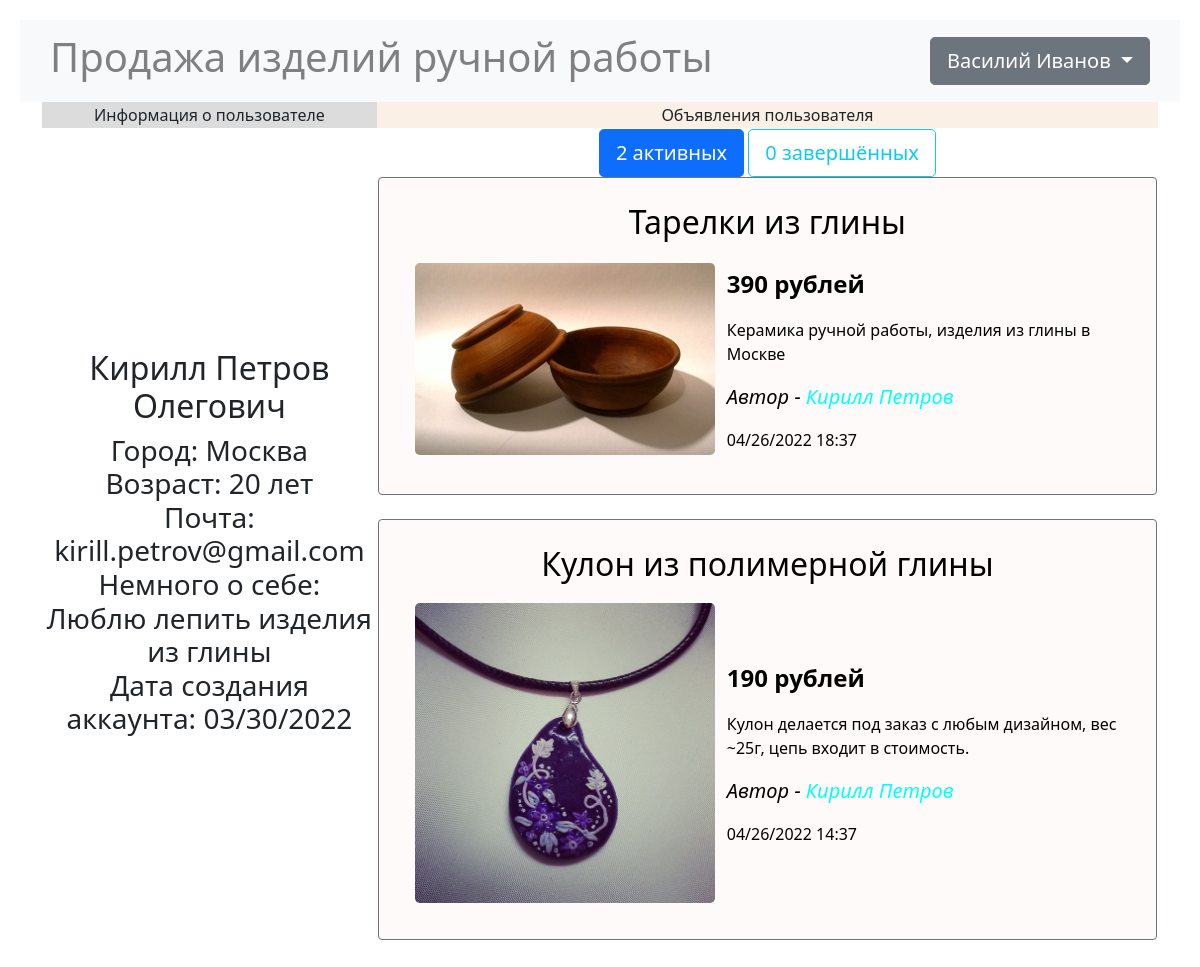
The app's page /user/5/active (signed in) with its own data.
### data/users.py (models this page shows, shortened)
class User(SqlAlchemyBase, UserMixin, SerializerMixin):
    __tablename__ = 'users'
    id = sqlalchemy.Column(sqlalchemy.Integer,
                           primary_key=True, autoincrement=True)
    name = sqlalchemy.Column(sqlalchemy.String, nullable=True)
    surname = sqlalchemy.Column(sqlalchemy.String, nullable=True)
    patronymic = sqlalchemy.Column(sqlalchemy.String, nullable=True)
    city = sqlalchemy.Column(sqlalchemy.String, nullable=True)
    age = sqlalchemy.Column(sqlalchemy.Integer, nullable=True)
    email = sqlalchemy.Column(sqlalchemy.String,
                              index=True, unique=True, nullable=True)
    about = sqlalchemy.Column(sqlalchemy.String, nullable=True)
    hashed_password = sqlalchemy.Column(sqlalchemy.String, nullable=True)
    created_date = sqlalchemy.Column(sqlalchemy.DateTime,
                                     default=datetime.datetime.now)
    ads = orm.relation("Ad", back_populates='user')

### data/ads.py (models this page shows)
class Ad(SqlAlchemyBase, SerializerMixin):
    __tablename__ = 'ads'
    id = sqlalchemy.Column(sqlalchemy.Integer,
                           primary_key=True, autoincrement=True)
    user_id = sqlalchemy.Column(sqlalchemy.Integer,
                                sqlalchemy.ForeignKey("users.id"))
    title = sqlalchemy.Column(sqlalchemy.String, nullable=True)
    content = sqlalchemy.Column(sqlalchemy.String, nullable=True)
    price = sqlalchemy.Column(sqlalchemy.Integer, nullable=True)
    filename = sqlalchemy.Column(sqlalchemy.String, nullable=True)
    created_date = sqlalchemy.Column(sqlalchemy.DateTime,
                                     default=datetime.datetime.now)
    is_sold = sqlalchemy.Column(sqlalchemy.Boolean, default=False)
    material = sqlalchemy.Column(sqlalchemy.String, nullable=True)
    condition = sqlalchemy.Column(sqlalchemy.String, nullable=True)
    user = orm.relation('User')

### main.py (the view)
@app.route("/user/<user_id>/<state>")
def profile(user_id, state):
    db_sess = db_session.create_session()
    user = db_sess.query(User).filter(User.id == user_id).first()
    active_ads = db_sess.query(Ad).filter(Ad.user == user,
                                          Ad.is_sold == 0).all()
    complete_ads = db_sess.query(Ad).filter(Ad.user == user,
                                            Ad.is_sold == 1).all()
    ads = complete_ads if state == "complete" else active_ads
    params = {
        "user": user,
        "ads": ads,
        "active": active_ads,
        "complete": complete_ads,
        "title": f"Профиль пользователя {user.name} {user.surname}",
        "state": state,
        "css": "/static/css/index.css"
    }
    return render_template("profile.html", **params)

### data/db_session.py (called while the page is built)
def create_session() -> Session:
    global __factory
    return __factory()

### functions.py (called while the page is built)
def get_utc(city_to_find):
    with open('db/cities_utc.csv', encoding="utf8") as csvfile:
        reader = csv.reader(csvfile, delimiter=';', quotechar='"')
        for city, utc in reader:
            if city == city_to_find and city != "Город":
                return int(utc)
    return 0

### main.py (called while the page is built)
@app.template_filter('change_time')
def change_time(time, city):
    return time + datetime.timedelta(hours=get_utc(city))

@login_manager.user_loader
def load_user(user_id):
    db_sess = db_session.create_session()
    return db_sess.query(User).get(user_id)

### templates/profile.html
{% extends "base.html" %}
{% block content %}
<table>
    <tr>
        <td align="center" bgcolor="#DCDCDC" width="30%">Информация о пользователе</td>
        <td align="center" bgcolor="#FAF0E6">Объявления пользователя</td>
    </tr>
    <tr>
        <td align="center"><h2 >{{user.name}} {{user.surname}} {{user.patronymic}}</h2>
            <h3 >Город: {{user.city}}<br>
                Возраст: {{user.age}} лет<br>
                Почта: {{user.email}}<br>
                Немного о себе:<br>{{user.about}}<br>
                Дата создания аккаунта:
                {{(user.created_date |
                change_time(current_user.city)).strftime("%m/%d/%Y")}}</h3></td>
        <td align="center">
            {% if state == "complete" %}
                {% set active_btn_color = "btn-outline-primary" %}
                {% set complete_btn_color = "btn-info" %}
            {% else %}
                {% set active_btn_color = "btn-primary" %}
                {% set complete_btn_color = "btn-outline-info" %}
            {% endif %}
            <div class="d-grid gap-2 d-md-block" role="group"
                 aria-label="Basic radio toggle button group" align="top">
                <a type="button" href="/user/{{user.id}}/active"
                   class="btn {{ active_btn_color }} btn-lg">
                    {{ active | length() }} активных</a>
                <a type="button" href="/user/{{user.id}}/complete"
                   class="btn {{ complete_btn_color }} btn-lg">
                    {{ complete | length() }} завершённых</a>
            </div>
            {% include "ads_list.html" %}
        </td>
    </tr>
</table>
{% endblock %}

### templates/base.html (shortened to what this page needs)
<!doctype html>
<html lang="en">
<head>
    <link href="https://cdn.jsdelivr.net/npm/bootstrap@5.1.3/dist/css/bootstrap.min.css"
          rel="stylesheet"
>
    <link rel="stylesheet" type="text/css" href={{css}}>
    <link rel="stylesheet" type="text/css" href="/static/css/base.css">
</head>
<body>
<header>
    <nav class="navbar navbar-light bg-light">
        <span class="navbar-text h1" data-bs-toggle="tooltip"
              data-bs-placement="bottom" title="Перейти на главную страницу">
            <a href="/" class="base_title"
               style="color:grey; white-space: nowrap;">
                Продажа изделий ручной работы</a></span>
        {% if current_user.is_authenticated %}
        <div class="btn-group">
            <button type="button"
                    class="btn btn-secondary btn-lg dropdown-toggle"
                    data-bs-toggle="dropdown" aria-expanded="false">
                {{ current_user.name }} {{ current_user.surname }}
            </button>
        </div>
        {% else %}
        <p>
            <a class="btn btn-primary"
               href="/register">Зарегистрироваться</a>
            <a class="btn btn-success" href="/login">Войти</a>
        </p>
        {% endif %}
    </nav>
</header>
<main role="main" class="container">
    {% block content %}{% endblock %}
</main>
</body>
</html>

### templates/ads_list.html (shortened to what this page needs)
{% for item in ads|sort(attribute='created_date', reverse=true)%}
{% set i = loop.index %}
<div class="add">
    <div class="border border-secondary rounded">
        <a href="/ad/details/{{ item.id }}" title="Подробнее о товаре" id="add_href">
            <h2 align="center">{{item.title}}</h2>
            <table>
                <tr>
                    <td>
                        <a data-bs-toggle="modal"
                           data-bs-target="#Modal{{loop.index}}">
                            <img class="add_img rounded-3"
                                 src="/static/img/{{item.filename}}"
                                 alt="Изображение товара">
                        </a>
                    </td>
                    <td><p>
                        <p class="fw-bold fs-4">{{item.price}} рублей</p>
                        <p class="fs-6">{{item.content}}</p>
                        <p class="fst-italic fs-5">
                            Автор - <a class="navbar-brand"
                                       href="/user/{{item.user.id}}/active"
                                       title="Подробнее об авторе"
                                       id="profile_href">
                            {{item.user.name}} {{item.user.surname}}</a></p>
                        <p class="fs-6">
                            {{ (item.created_date |
                            change_time(current_user.city)).strftime("%m/%d/%Y %H:%M") }}</p>
                    </td>
                </tr>
            </table>
        </a>
    </div>
</div><br>
{% endfor %}

### static/css/index.css (style rules this page uses)
.border { padding: 25px 25px; }
.add { background-color: #FFFAFA; }
#add_href { color: #000000; text-decoration: none; }
#profile_href { color: #00FFFF; text-decoration: none; }
.add_img { max-width: 300px; height: auto; margin: 10px; }

### static/css/base.css (style rules this page uses)
body { margin: 20px; }
.navbar { padding: 5px 30px; }
.base_title { text-decoration: none; }

### records on screen
User: name "Василий", surname "Иванов"
User: name "Кирилл", surname "Петров", patronymic "Олегович", city "Москва", age "20", email "kirill.petrov@gmail.com", about "Люблю лепить изделия из глины", created_date.city "03/30/2022"
Ad: title "Тарелки из глины", filename (picture), price "390", content "Керамика ручной работы, изделия из глины в Москве", user.name "Кирилл", user.surname "Петров", created_date.city "04/26/2022 18:37"
Ad: title "Кулон из полимерной глины", filename (picture), price "190", content "Кулон делается под заказ с любым дизайном, вес ~25г, цепь входит в стоимость.", user.name "Кирилл", user.surname "Петров", created_date.city "04/26/2022 14:37"

### other values on screen
{{ active | length() }} "2"
{{ complete | length() }} "0"
